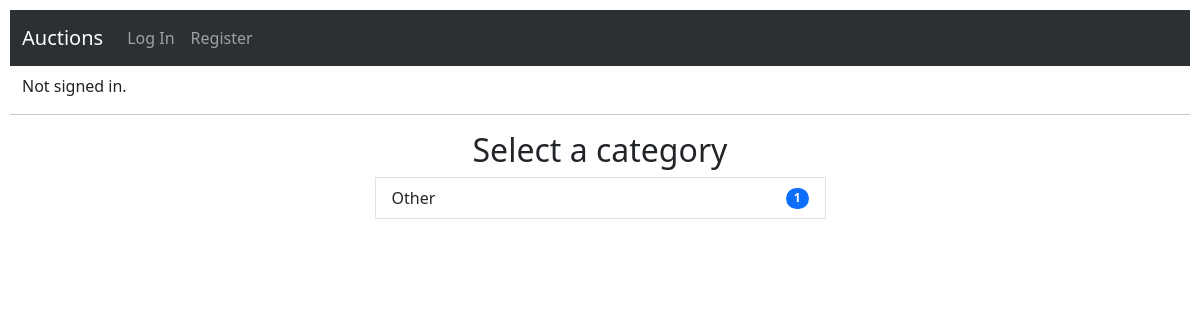
/categories, run on an earlier commit of the app's database.
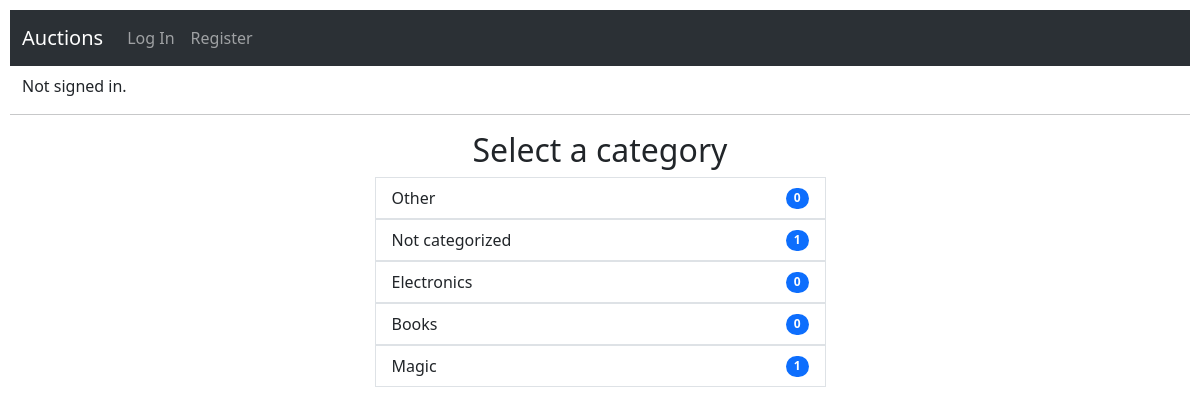
And on a later commit of the database.
### auctions/models.py (models this page shows, shortened)
class Category(models.Model):
    id = models.AutoField(primary_key=True)
    name = models.CharField(max_length=50, unique=True)
    class Meta:
        ordering = ['name']

### auctions/views.py (the view)
# urls.py: path("categories", views.categories, name="categories"),
def categories(request):
    categories = Category.objects.annotate(
        auction_count=Count('sorted_auctions', filter=Q(sorted_auctions__active=True))
        )
    return render(request, 'auctions/categories.html', {
        "categories": categories,
    })

### auctions/templates/auctions/categories.html (shortened to what this page needs)
{% extends "auctions/layout.html" %}
{% block body %}
<div class="container text-center">
    <h2>Select a category</h2>
    <div class="row justify-content-evenly">
        <div class="col-md-7 col-lg-5">
            <ul class="list-group">
                {% for category in categories %}
                <a href="{% url 'auctions_categorized' category.name %}" class="text-decoration-none text-reset">
                    <li class="list-group-item list-group-item-action d-flex justify-content-between align-items-center">
                        {{ category.name }}
                        <span class="badge text-bg-primary rounded-pill">{{ category.auction_count }}</span>
                    </li>
                </a>
                {% endfor %}
            </ul>
        </div>
    </div>
</div>
{% endblock %}

### auctions/templates/auctions/layout.html (shortened to what this page needs)
{% load static %}
<!DOCTYPE html>
<html lang="en">
    <head>
        <link href="https://cdn.jsdelivr.net/npm/bootstrap@5.3.3/dist/css/bootstrap.min.css" rel="stylesheet">
        <link href="{% static 'auctions/styles.css' %}" rel="stylesheet">
    </head>
    <body>
        <nav class="navbar navbar-expand-lg bg-body-tertiary border-body" data-bs-theme="dark">
            <div class="container-fluid">
              <a class="navbar-brand" href="{% url 'index' %}">Auctions</a>
              <div class="collapse navbar-collapse" id="navbarSupportedContent">
                <ul class="navbar-nav me-auto mb-2 mb-lg-0">
                    {% if user.is_authenticated %}
                    <li class="nav-item dropdown">
                        <a class="nav-link dropdown-toggle {% if '/' == request.path or 'closed' in request.path or 'create' in request.path %} active {% endif %}" href="#" role="button" data-bs-toggle="dropdown" aria-expanded="false">Listing</a>
                        <ul class="dropdown-menu">
                            <li><a class="dropdown-item" href="{% url 'index' %}">Active listings</a></li>
                            <li><a class="dropdown-item" href="{% url 'closed' %}">Closed Listings</a></li>
                            <li><hr class="dropdown-divider"></li>
                            <li><a class="dropdown-item" href="{% url 'create' %}">Create Listing</a></li>
                        </ul>
                    </li>
                    <li class="nav-item"><a class="nav-link {% if 'categories' in request.path %} active {% endif %}" href="{% url 'categories' %}">Categories</a></li>
                    <li class="nav-item"><a class="nav-link {% if 'watchlist' in request.path %} active {% endif %}" href="{% url 'watchlist' %}">Watchlist</a></li>
                    <li class="nav-item"><a class="nav-link {% if 'auctions' in request.path %} active {% endif %}" href="{% url 'myauctions' %}">My auctions</a></li>
                    <li class="nav-item"><a class="nav-link" href="{% url 'logout' %}">Log Out</a></li>
                </ul>
                <form class="d-flex" role="search" action="{% url 'search' %}" method="get">
                  <input class="form-control me-2" type="search" placeholder="Search" aria-label="Search" name="q">
                  <button class="btn btn-outline-success" type="submit">Search</button>
                </form>
                {% else %}
                <li class="nav-item"><a class="nav-link {% if 'login' in request.path %} active {% endif %}" href="{% url 'login' %}">Log In</a></li>
                <li class="nav-item"><a class="nav-link {% if 'egister' in request.path %} active {% endif %}" href="{% url 'register' %}">Register</a></li>
                {% endif %}
              </div>
            </div>
          </nav>
          <div class="container-fluid mt-2">
            {% if user.is_authenticated %}
                Signed in as <strong>{{ user.username }}</strong>.
            {% else %}
                Not signed in.
            {% endif %}
        </div>
        <hr>
        {% block body %}
        {% endblock %}
    </body>
</html>

### auctions/static/auctions/styles.css (style rules this page uses)
body { padding: 10px; }

What changed in the data, as far as the page shows it:
computed for Category "Other": auction_count "1" → "0"
added Category: name "Not categorized", auction_count "1"
added Category: name "Electronics", auction_count "0"
added Category: name "Books", auction_count "0"
added Category: name "Magic", auction_count "1"
